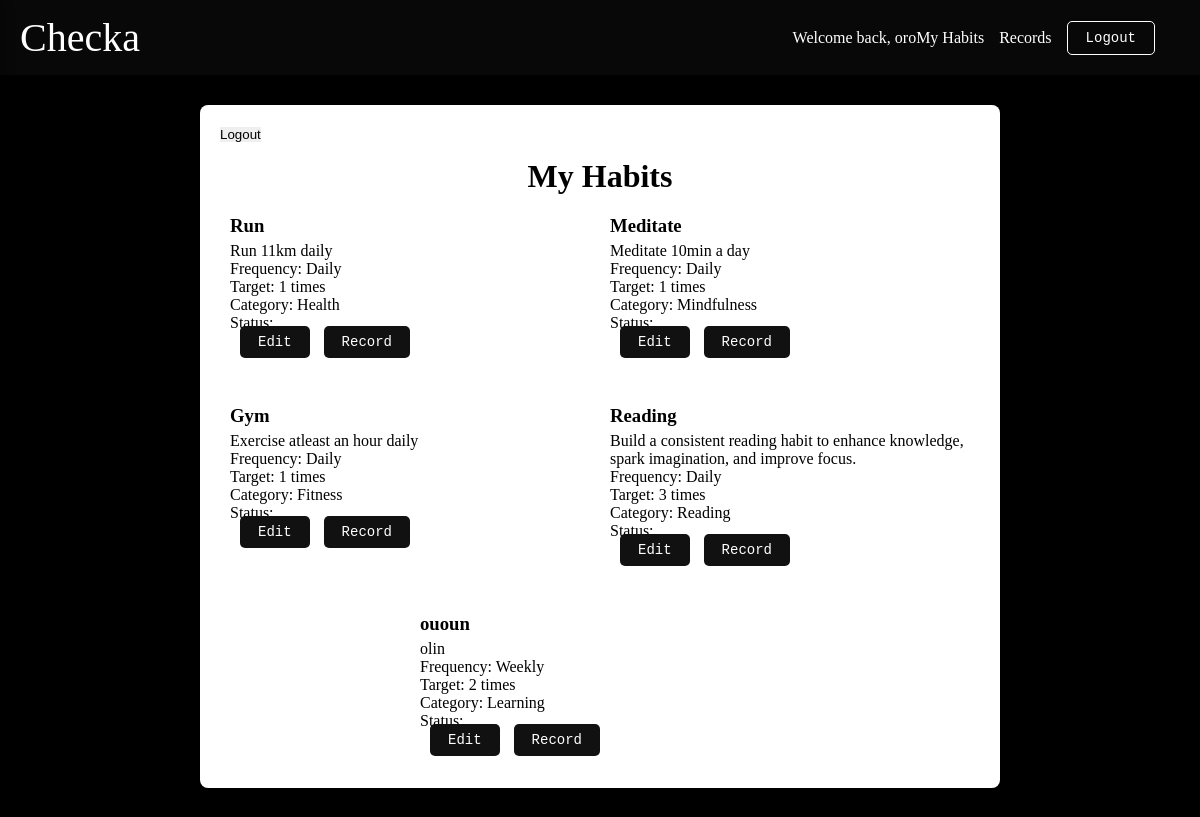
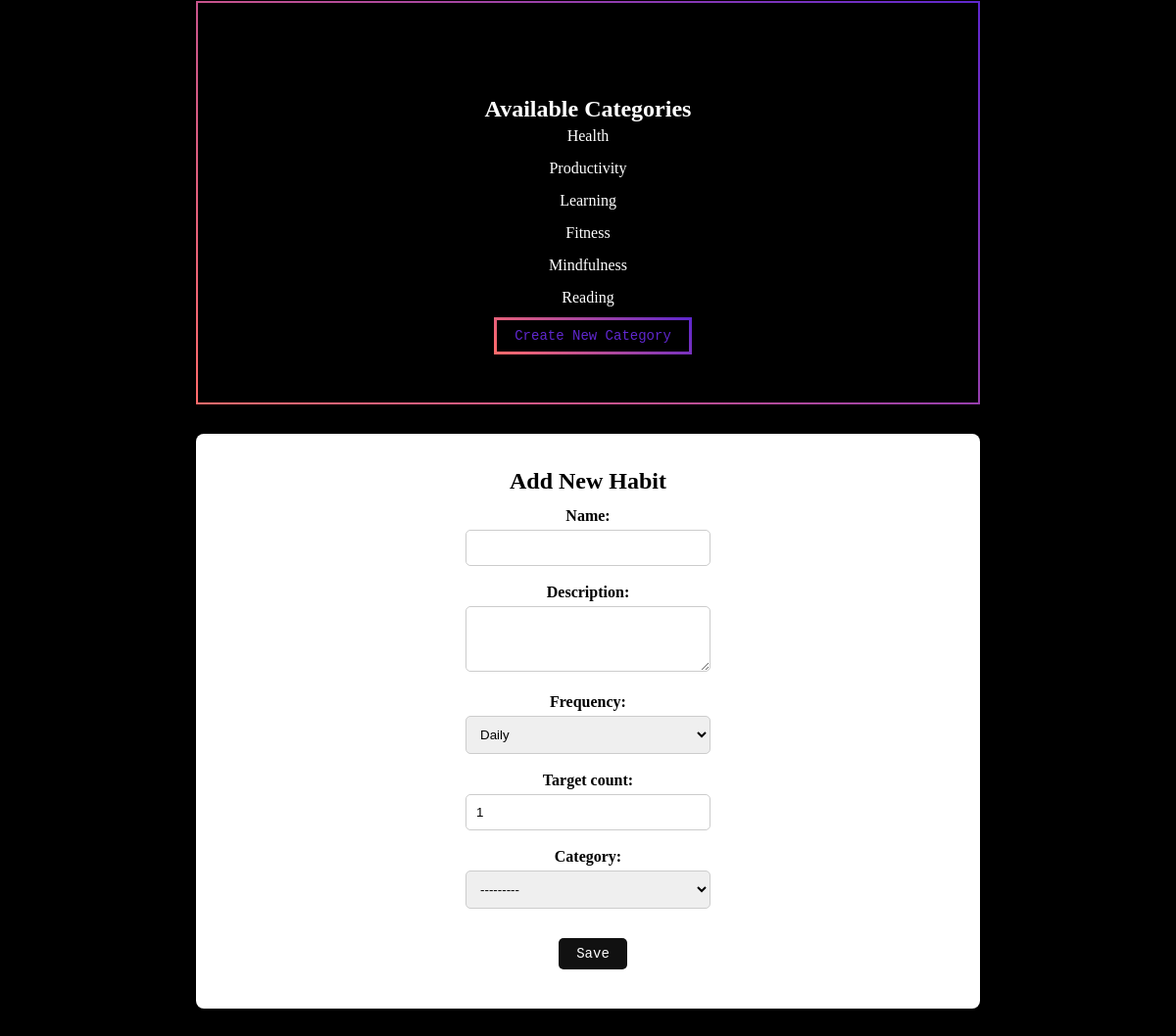
Screenshot of /habits/ (signed in) with the database file from the repository (2 pictures, top to bottom).
### checka/models.py (models this page shows, shortened)
class Habit(models.Model):
    FREQUENCY_CHOICES = (
        ('DAILY', 'Daily'),
        ('WEEKLY', 'Weekly'),
        ('MONTHLY', 'Monthly'),
    )
    user = models.ForeignKey(User, on_delete=models.CASCADE, related_name='habits')
    name = models.CharField(max_length=100)
    description = models.TextField(blank=True, null=True)
    category = models.ForeignKey(Category, on_delete=models.SET_NULL, null=True, blank=True, related_name='habits')
    is_active = models.BooleanField(default=True)
    frequency = models.CharField(max_length=20, choices=FREQUENCY_CHOICES, default='DAILY')
    target_count = models.PositiveIntegerField(default=1)
    created_at = models.DateTimeField(auto_now_add=True)
    updated_at = models.DateTimeField(auto_now=True)
    class Meta:
        unique_together = ['user', 'name']

class Category(models.Model):
    name = models.CharField(max_length=100)
    user = models.ForeignKey(User, on_delete=models.CASCADE, null=True, blank=True)
    description = models.TextField(blank=True, null=True)
    class Meta:
        unique_together = ['user', 'name'] # Ensure unique category names per user
    def __str__(self):
        return self.name

### checka/views.py (the view)
# urls.py: path('habits/', views.habit_list_create, name='habit_list_create'),
@login_required(login_url=settings.LOGIN_URL)
def habit_list_create(request):
    habits = Habit.objects.filter(user=request.user)
    usrnme = request.user.username
    categories = Category.objects.filter(user__in=[request.user]).distinct()
    dcategories = Category.objects.filter(user=None).distinct()
    error_message = None
    if request.method == 'POST':
        form = HabitForm(request.POST)
        if form.is_valid():
            habit_name = form.cleaned_data['name']
            if Habit.objects.filter(user=request.user, name=habit_name).exists():
                error_message = "You already have a habit with this name."
            else:
                habit = form.save(commit=False)
                habit.user = request.user
                habit.save()
                return redirect(reverse_lazy('habit_list_create'))
    else:
        form = HabitForm()
    context = {
        'object_list': habits,
        'form': form,
        'categories': categories,
        'dcategories': dcategories,
        'error_message': error_message,
        'username': usrnme,
    }
    return render(request, 'checka/habit_list.html', context)

### checka/forms.py
class HabitForm(forms.ModelForm):
    class Meta:
        model = Habit
        fields = ['name', 'description', 'frequency', 'target_count', 'category']
        widgets = {
            'description': forms.Textarea(attrs={'rows': 3}),
        }
    def __init__(self, *args, **kwargs):
        user = kwargs.pop('user', None)
        super(HabitForm, self).__init__(*args, **kwargs)
        if user:
            self.fields['category'].queryset = Category.objects.filter(
                user__in=[user, None]
            ).distinct()
        else:
            self.fields['category'].queryset = Category.objects.all()

### checka/templates/checka/habit_list.html (shortened to what this page needs)
{% extends "base.html" %}
{% block content %}
<div class="container">
    <form method="post" action="{% url 'logout' %}">
        <button type="submit">Logout</button>
    </form>
    <h1>My Habits</h1>
    <div class="habit-list">
        {% for habit in object_list %}
        <div class="habit-card">
            <h3>{{ habit.name }}</h3>
            <p class="description">{{ habit.description }}</p>
            <p>Frequency: {{ habit.get_frequency_display }}</p>
            <p>Target: {{ habit.target_count }} times</p>
            {% if habit.category %}
            <p>Category: {{ habit.category.name }}</p>
            {% else %}
            <p>Category: None</p>
            {% endif %}
            <p>Status: </p>
            <a href="{% url 'habit_update' habit.pk %}" class="btn-solid">Edit</a>
            <a href="{% url 'habit_record' habit.pk %}" class="btn-solid">Record</a>
        </div>
        {% empty %}
        <p>No habits yet. Add one below!</p>
        {% endfor %}
    </div>
</div>
<div class="container cat">
    <div class="category-list">
        <h2>Available Categories</h2>
        <ul>
            {% for dcategory in dcategories %}
            <li>{{ dcategory.name }}</li>
            {% endfor %}
            {% for category in categories %}
            <li>{{ category.name }}</li>
            {% endfor %}
        </ul>
        <a href="{% url 'category_create' %}" class="btn-outline cat">Create New Category</a>
    </div>
</div>
<div class="container">
    <div class="form-container">
        <h2>Add New Habit</h2>
        <form method="post">
            {{ form.name.label_tag }} {{ form.name }}<br>
            {{ form.description.label_tag }} {{ form.description }}<br>
            {{ form.frequency.label_tag }} {{ form.frequency }}<br>
            {{ form.target_count.label_tag }} {{ form.target_count }}<br>
            <div class="category-select">
                {{ form.category.label_tag }} {{ form.category }}
            </div>
            <button type="submit" class="btn-solid">Save</button>
        </form>
    </div>
</div>
{% endblock %}

### templates/base.html (shortened to what this page needs)
{% load static %}
<!DOCTYPE html>
<html lang="en">
<head>
    <link rel="stylesheet" href="{% static 'css/style.css' %}">
    <link href='https://cdn.boxicons.com/fonts/basic/boxicons.min.css' rel='stylesheet'>
    <link rel="stylesheet" href="https://cdnjs.cloudflare.com/ajax/libs/font-awesome/7.0.0/css/all.min.css"
 />
</head>
<body>
    <header>
        <div class="navbar">
            <div>
                <a class="logo" href="{% url 'habit_list_create' %}">Checka</a>
            </div>
            <div class="menu">
                <p>Welcome back, {{ username }} </p>
                <a href="{% url 'habit_list_create' %}">My Habits</a>
                <a href="{% url 'records' %}">Records</a>
                <form method="post" action="{% url 'logout' %}">
                    <button type="submit" class="btn-outline nav">Logout</button>
                </form>
            </div>
        </div>
    </header>
    {% block content %}{% endblock %}
</body>
</html>

### static/css/style.css (style rules this page uses)
* { box-sizing: border-box; padding: 0; margin: 0; }
html { scroll-behavior: smooth; }
body { font-family: "Halant", serif; font-weight: 400; font-style: normal; margin: 0; background-color: #000000; }
.navbar { background: #20202046; color: #fff; padding: 10px 20px; display: flex; align-items: center; justify-content: space-between; height: 75px; }
.navbar a { color: #fff; text-decoration: none; margin-right: 15px; }
.menu { display: flex; align-items: center; }
.container { margin: 30px auto; max-width: 800px; background: #fff; padding: 20px; border-radius: 8px; box-shadow: 0 2px 8px rgba(0, 0, 0, 0.08); }
ul { list-style: none; }
a { text-decoration: none; }
button { cursor: pointer; border: none; outline: none; }
h1, h2, h3 { padding-top: 15px; padding-bottom: 5px; }
h1 { text-align: center; }
.nav { display: flex; justify-content: space-between; align-items: center; }
input, textarea, select { width: 250px; padding: 10px; border: 1px solid #ccc; border-radius: 5px; margin-bottom: 10px; }
.habit-list { display: flex; flex-wrap: wrap; gap: 20px; justify-content: center; }
.habit-card { flex: 0 1 calc(50% - 20px); box-sizing: border-box; margin-bottom: 20px; }
.habit-card a { margin-top: 15px; }
label { display: block; margin-bottom: 5px; margin-top: 8px; font-weight: bold; }
.form-container { margin-bottom: 20px; text-align: center; }
.logo { font-size: 40px; }
.btn-outline, .btn-solid { padding: 8px 18px; font-size: 14px; text-decoration: none; border-radius: 5px; border: 1px solid #111; margin-left: 10px; font-family: monospace; margin-top: 20px; transition: 256ms all; }
.btn-outline { background: transparent; color: #111; }
.btn-outline.nav { background: transparent; color: #fff; border: 1px solid #fff; margin: 0; margin-right: 25px; }
.btn-solid { background: #111; color: #fff; border: none; }
.category-list { margin-top: 40px; text-align: left; padding: 20px; text-align: center; margin-bottom: 20px; }
.category-list ul { margin-bottom: 20px; }
.category-list li { display: flex; flex-direction: column; font-size: 16px; margin-bottom: 15px; }
body>div.container.cat { background-color: #00000000; color: #fff; border: 2px solid; border-image: linear-gradient(45deg, #ff6b6b, #5f27cd) 1; }
body>div.container.cat>div>a { color: #5f27cd; border: 3px solid; border-image: linear-gradient(45deg, #ff6b6b, #5f27cd) 1; }

### rows the page displays
Habit: name "Run", description "Run 11km daily", frequency "Daily", target_count "1", category.name "Health"
Habit: name "Meditate", description "Meditate 10min a day", frequency "Daily", target_count "1", category.name "Mindfulness"
Habit: name "Gym", description "Exercise atleast an hour daily", frequency "Daily", target_count "1", category.name "Fitness"
Habit: name "Reading", description "Build a consistent reading habit to enhance knowledge, spark imagination, and improve focus.", frequency "Daily", target_count "3", category.name "Reading"
Habit: name "ououn", description "olin", frequency "Weekly", target_count "2", category.name "Learning"
Category: name "Health"
Category: name "Productivity"
Category: name "Learning"
Category: name "Fitness"
Category: name "Mindfulness"
Category: name "Reading"

### other values shown
{{ username }} "oro"
